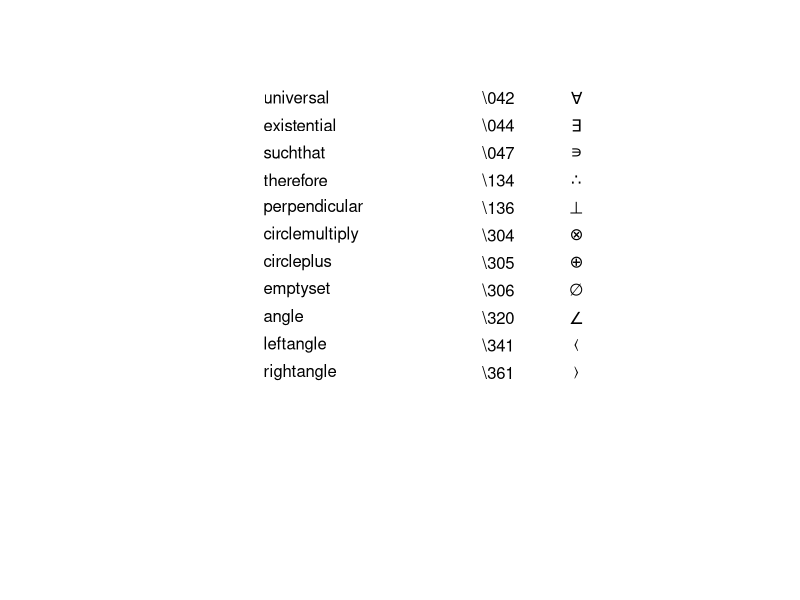
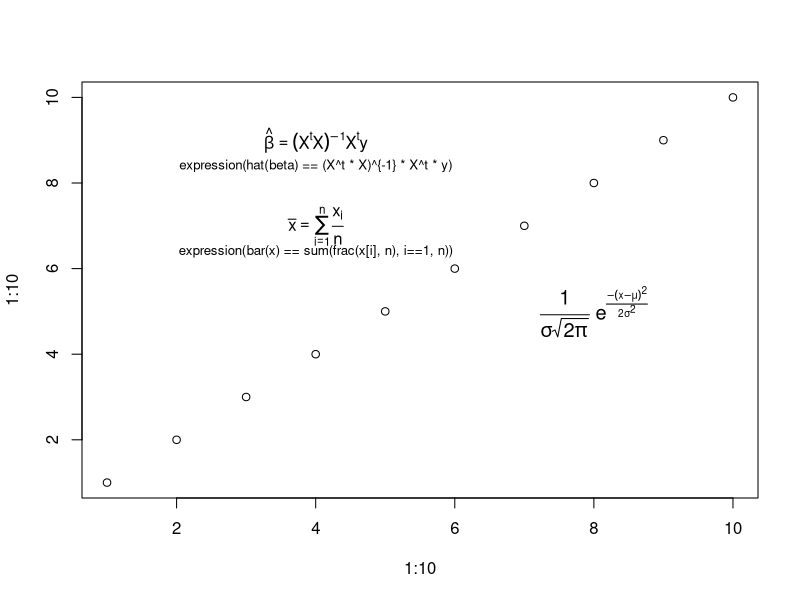

Recreate these plots in R, in order.
plot.new(); plot.window(c(0,4), c(15,1))
text(1, 1, "universal", adj = 0); text(2.5, 1,  "\\042")
text(3, 1, expression(symbol("\042")))
text(1, 2, "existential", adj = 0); text(2.5, 2,  "\\044")
text(3, 2, expression(symbol("\044")))
text(1, 3, "suchthat", adj = 0); text(2.5, 3,  "\\047")
text(3, 3, expression(symbol("\047")))
text(1, 4, "therefore", adj = 0); text(2.5, 4,  "\\134")
text(3, 4, expression(symbol("\134")))
text(1, 5, "perpendicular", adj = 0); text(2.5, 5,  "\\136")
text(3, 5, expression(symbol("\136")))
text(1, 6, "circlemultiply", adj = 0); text(2.5, 6,  "\\304")
text(3, 6, expression(symbol("\304")))
text(1, 7, "circleplus", adj = 0); text(2.5, 7,  "\\305")
text(3, 7, expression(symbol("\305")))
text(1, 8, "emptyset", adj = 0); text(2.5, 8,  "\\306")
text(3, 8, expression(symbol("\306")))
text(1, 9, "angle", adj = 0); text(2.5, 9,  "\\320")
text(3, 9, expression(symbol("\320")))
text(1, 10, "leftangle", adj = 0); text(2.5, 10,  "\\341")
text(3, 10, expression(symbol("\341")))
text(1, 11, "rightangle", adj = 0); text(2.5, 11,  "\\361")
text(3, 11, expression(symbol("\361")))

plot(1:10, 1:10)
text(4, 9, expression(hat(beta) == (X^t * X)^{-1} * X^t * y))
text(4, 8.4, "expression(hat(beta) == (X^t * X)^{-1} * X^t * y)",
     cex = .8)
text(4, 7, expression(bar(x) == sum(frac(x[i], n), i==1, n)))
text(4, 6.4, "expression(bar(x) == sum(frac(x[i], n), i==1, n))",
     cex = .8)
text(8, 5, expression(paste(frac(1, sigma*sqrt(2*pi)), " ",
                            plain(e)^{frac(-(x-mu)^2, 2*sigma^2)})),
     cex = 1.2)
